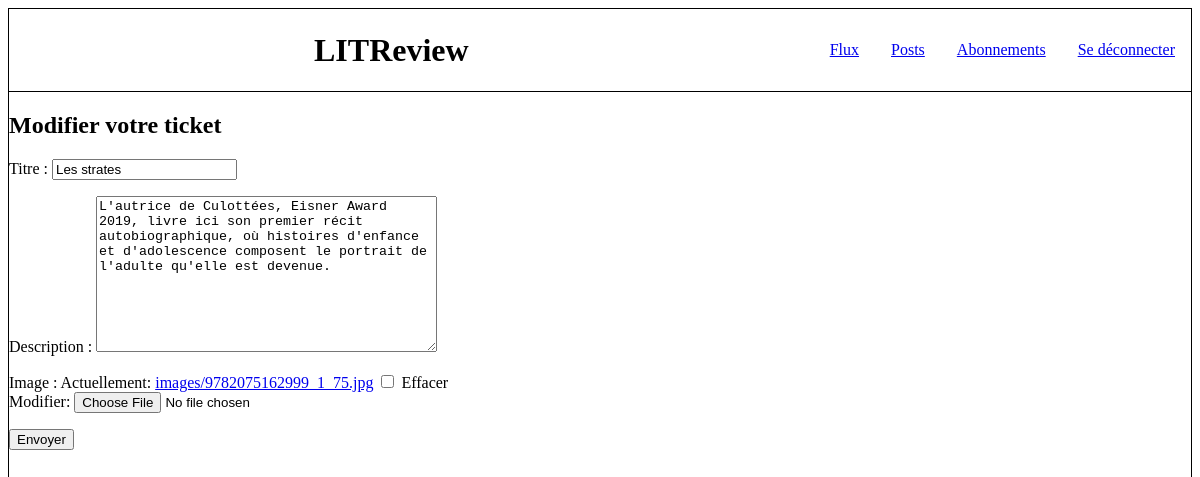
/tickets/ticket_update/9/, run on the app's committed database.
### feeds/models.py (models this page shows)
class Ticket(models.Model):
    title = models.CharField(max_length=128)
    description = models.TextField(max_length=2048, blank=True)
    user = models.ForeignKey(
        to=settings.AUTH_USER_MODEL, on_delete=models.CASCADE)
    image = models.ImageField(null=True, blank=True,
                              upload_to="images/")
    time_created = models.DateTimeField(auto_now_add=True)

### tickets/views.py (the view)
# urls.py: path("ticket_update/<int:ticket_id>/", TicketUpdateView.as_view(),
class TicketUpdateView(UpdateView):
    model = Ticket
    form_class = TicketForm
    success_url = reverse_lazy("posts")
    pk_url_kwarg = "ticket_id"
    template_name = "tickets/ticket_update.html"

### tickets/forms.py
class TicketForm(ModelForm):
    title = CharField(label="Titre")
    class Meta:
        model = Ticket
        fields = ["title", "description", "image"]
    def __init__(self, user="", *args, **kwargs):
        self.user = user
        super().__init__(*args, **kwargs)

### templates/tickets/ticket_update.html (shortened to what this page needs)
{% extends 'base.html' %}
{% block content %}
    <head>
    </head>
    <h2>Modifier votre ticket</h2>
    <form method="post" enctype="multipart/form-data">{% csrf_token %}
        {{ form.as_p }}
        <input type="submit" value="Envoyer">
    </form>
{% endblock content %}

### static/style.css (style rules this page uses)
body { border: solid thin; min-height: 500px; }

### data on the page
Ticket: title "Les strates", description "L'autrice de Culottées, Eisner Award 2019, livre ici son premier récit autobiographique, où histoires d'enfance et d'adolescence composent le portrait de l'adulte qu'elle est devenue."
